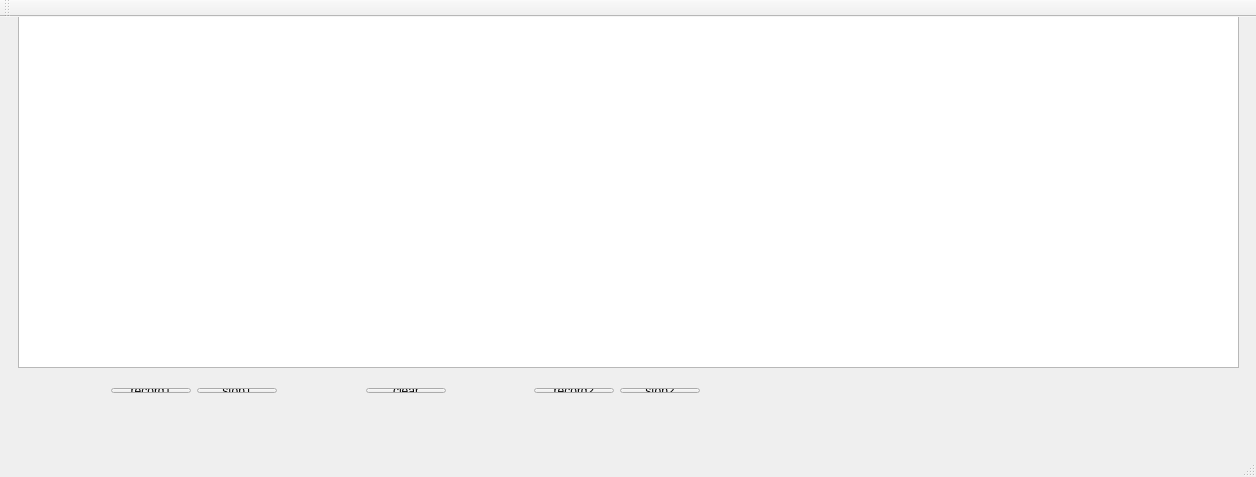
<?xml version="1.0" encoding="UTF-8"?>
<ui version="4.0">
 <class>MainWindow</class>
 <widget class="QMainWindow" name="MainWindow">
  <property name="geometry">
   <rect>
    <x>0</x>
    <y>0</y>
    <width>1256</width>
    <height>477</height>
   </rect>
  </property>
  <property name="windowTitle">
   <string>MainWindow</string>
  </property>
  <widget class="QWidget" name="centralWidget">
   <widget class="QWidget" name="layoutWidget">
    <property name="geometry">
     <rect>
      <x>100</x>
      <y>360</y>
      <width>611</width>
      <height>27</height>
     </rect>
    </property>
    <layout class="QHBoxLayout" name="horizontalLayout">
     <item>
      <widget class="QPushButton" name="rec1PushButton">
       <property name="text">
        <string>record1</string>
       </property>
      </widget>
     </item>
     <item>
      <widget class="QPushButton" name="stop1PushButton">
       <property name="text">
        <string>stop1</string>
       </property>
      </widget>
     </item>
     <item>
      <spacer name="horizontalSpacer_2">
       <property name="orientation">
        <enum>Qt::Horizontal</enum>
       </property>
       <property name="sizeHint" stdset="0">
        <size>
         <width>40</width>
         <height>20</height>
        </size>
       </property>
      </spacer>
     </item>
     <item>
      <widget class="QPushButton" name="cleanPushButton">
       <property name="text">
        <string>clear</string>
       </property>
      </widget>
     </item>
     <item>
      <spacer name="horizontalSpacer">
       <property name="orientation">
        <enum>Qt::Horizontal</enum>
       </property>
       <property name="sizeHint" stdset="0">
        <size>
         <width>40</width>
         <height>20</height>
        </size>
       </property>
      </spacer>
     </item>
     <item>
      <widget class="QPushButton" name="rec2PushButton">
       <property name="text">
        <string>record2</string>
       </property>
      </widget>
     </item>
     <item>
      <widget class="QPushButton" name="stop2PushButton">
       <property name="text">
        <string>stop2</string>
       </property>
      </widget>
     </item>
    </layout>
   </widget>
   <widget class="QWidget" name="layoutWidget">
    <property name="geometry">
     <rect>
      <x>-220</x>
      <y>-10</y>
      <width>931</width>
      <height>381</height>
     </rect>
    </property>
    <layout class="QVBoxLayout" name="verticalLayout"/>
   </widget>
   <widget class="QGraphicsView" name="view">
    <property name="geometry">
     <rect>
      <x>18</x>
      <y>-10</y>
      <width>1221</width>
      <height>361</height>
     </rect>
    </property>
   </widget>
  </widget>
  <widget class="QMenuBar" name="menuBar">
   <property name="geometry">
    <rect>
     <x>0</x>
     <y>0</y>
     <width>1256</width>
     <height>22</height>
    </rect>
   </property>
  </widget>
  <widget class="QToolBar" name="mainToolBar">
   <attribute name="toolBarArea">
    <enum>TopToolBarArea</enum>
   </attribute>
   <attribute name="toolBarBreak">
    <bool>false</bool>
   </attribute>
  </widget>
  <widget class="QStatusBar" name="statusBar"/>
 </widget>
 <layoutdefault spacing="6" margin="11"/>
 <resources/>
 <connections/>
</ui>
